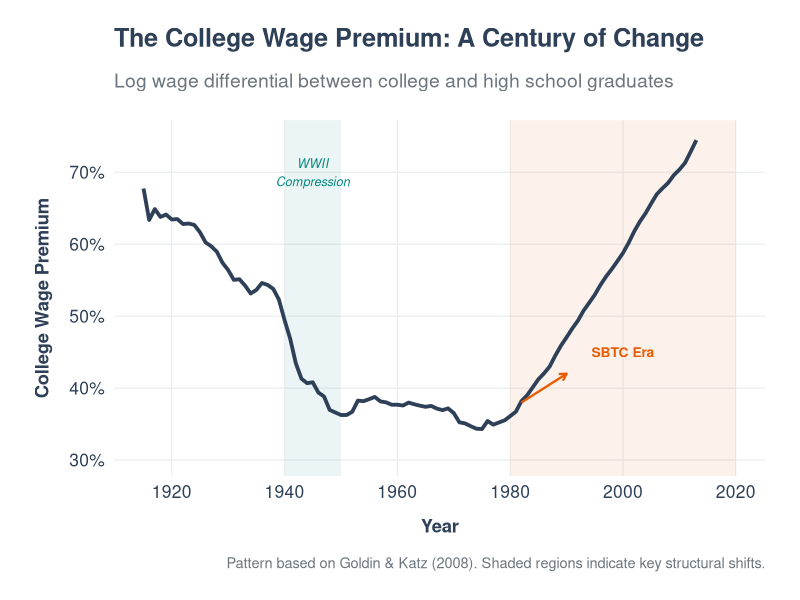
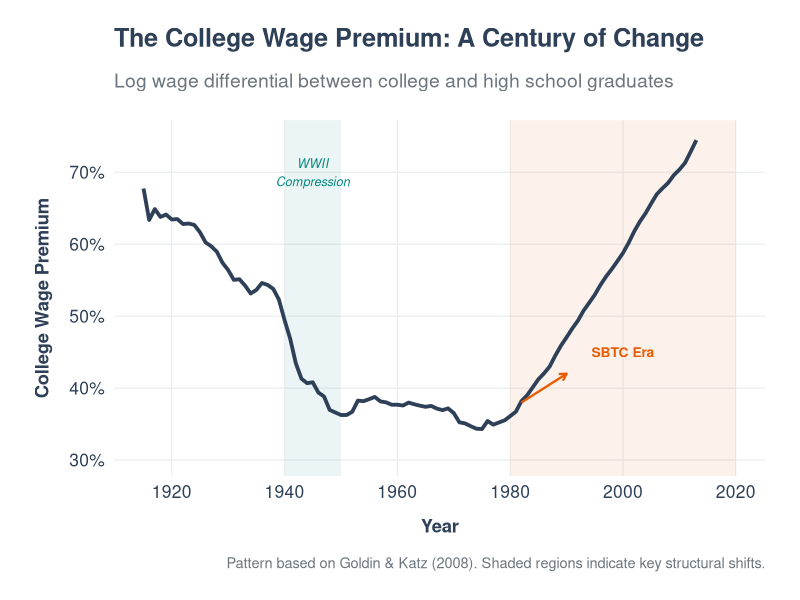
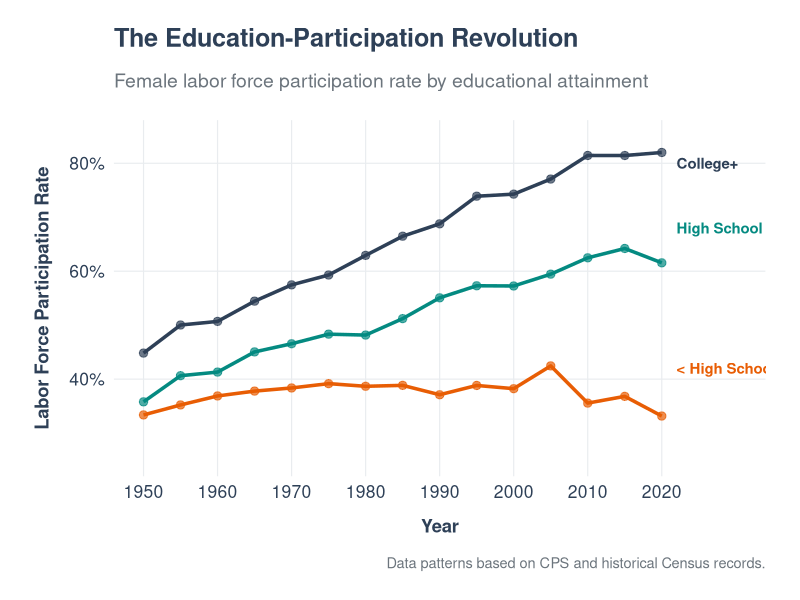
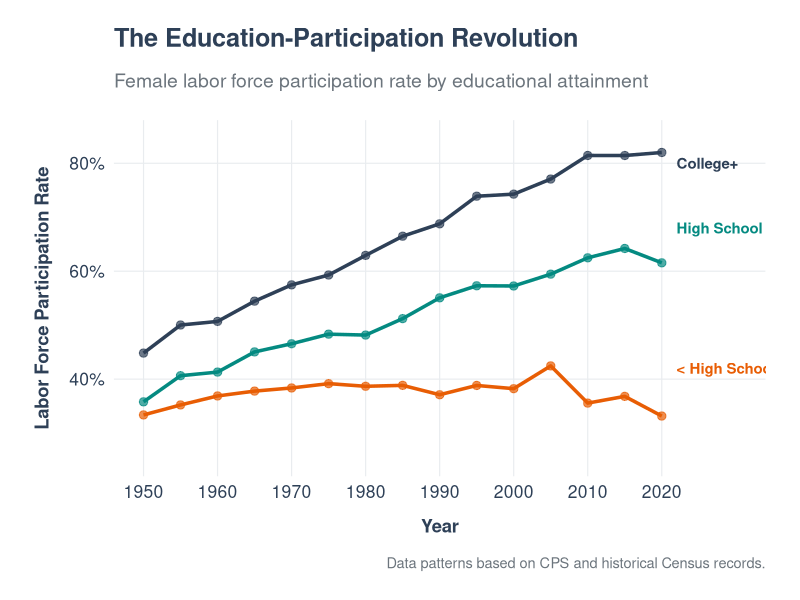
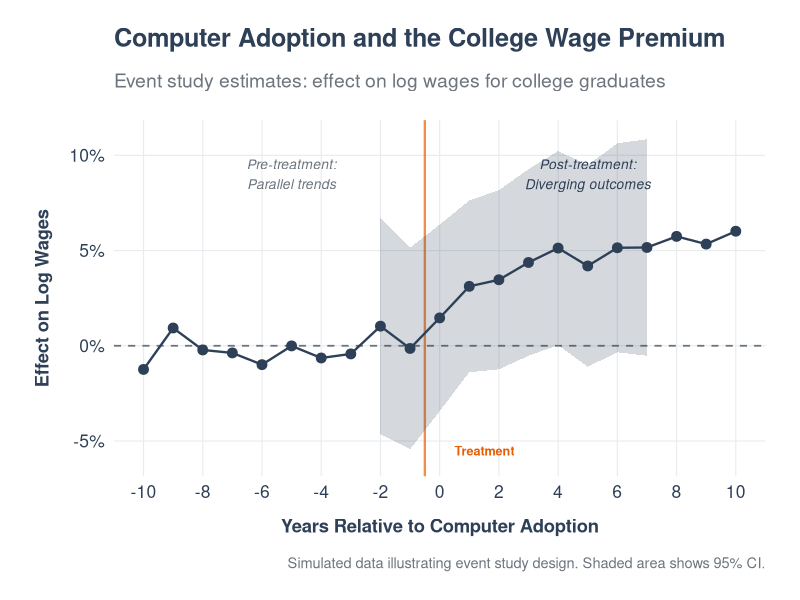
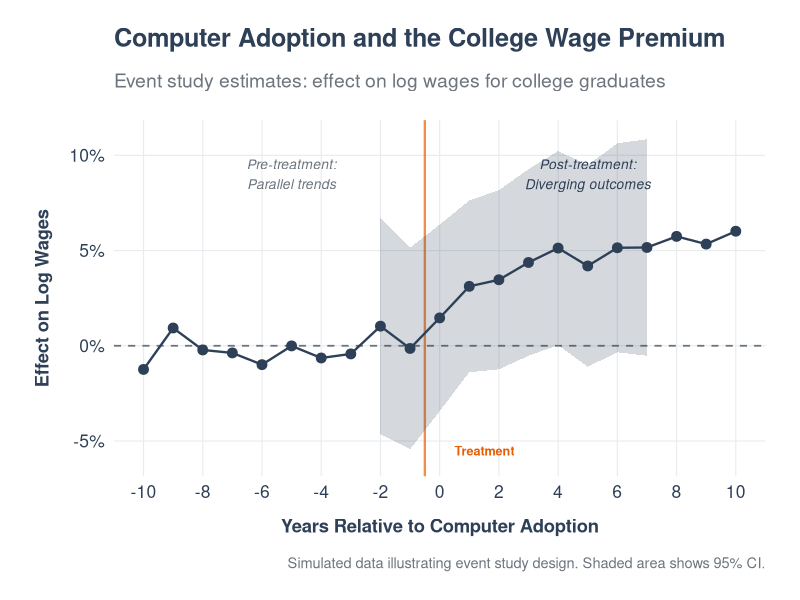
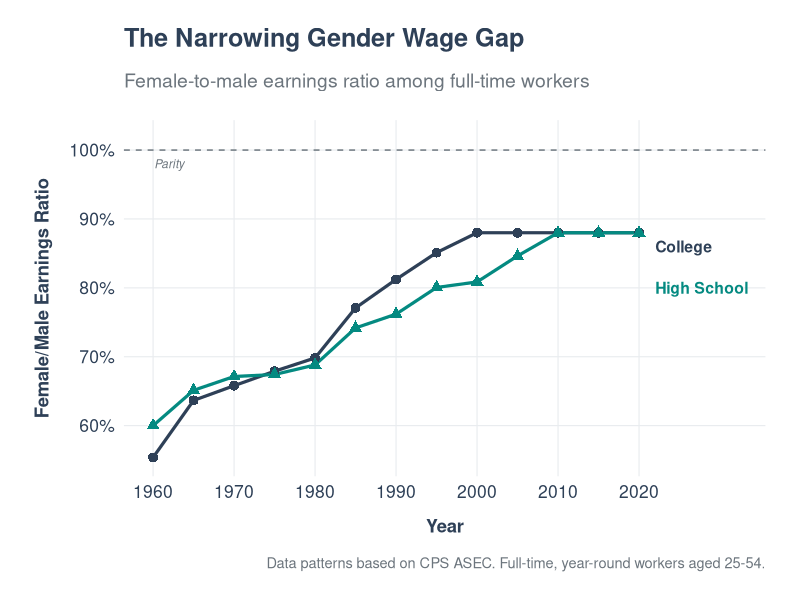
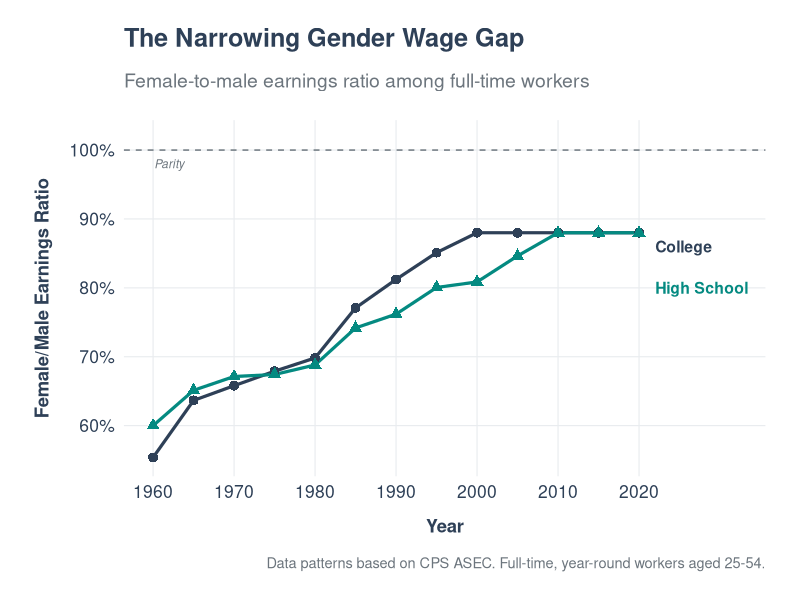

Recreate these plots in R, in order. (Note: this script raises an error after producing the figures.)
# =============================================================================
# Generate Figures for Rhetoric of Decks Presentation
# Data on Returns to Education and Skill-Biased Technological Change
# =============================================================================

library(ggplot2)
library(dplyr)
library(tidyr)
library(scales)

# Set seed for reproducibility
set.seed(42)

# Define a beautiful, professional color palette
palette_main <- c(
  "primary" = "#2E4057",      # Deep navy blue

"secondary" = "#048A81",    # Teal
  "accent" = "#E85D04",       # Warm orange
  "highlight" = "#9D4EDD",    # Purple
  "neutral" = "#6C757D",      # Gray
  "female" = "#D62828",       # Deep red
  "male" = "#003049",         # Dark blue
  "college" = "#2E4057",      # Navy
  "highschool" = "#048A81",   # Teal
  "lesshs" = "#E85D04"        # Orange
)

# Custom theme for all plots
theme_rhetoric <- function(base_size = 14) {
  theme_minimal(base_size = base_size) +
    theme(
      text = element_text(color = "#2E4057"),
      plot.title = element_text(size = rel(1.3), face = "bold",
                                hjust = 0, margin = margin(b = 15)),
      plot.subtitle = element_text(size = rel(1.0), color = "#6C757D",
                                   hjust = 0, margin = margin(b = 20)),
      plot.caption = element_text(size = rel(0.75), color = "#6C757D",
                                  hjust = 1, margin = margin(t = 15)),
      axis.title = element_text(size = rel(0.95), face = "bold"),
      axis.title.x = element_text(margin = margin(t = 12)),
      axis.title.y = element_text(margin = margin(r = 12)),
      axis.text = element_text(size = rel(0.9), color = "#2E4057"),
      panel.grid.major = element_line(color = "#E9ECEF", linewidth = 0.4),
      panel.grid.minor = element_blank(),
      legend.position = "bottom",
      legend.title = element_text(face = "bold", size = rel(0.9)),
      legend.text = element_text(size = rel(0.85)),
      legend.key.width = unit(1.5, "cm"),
      plot.margin = margin(20, 25, 20, 25),
      plot.background = element_rect(fill = "white", color = NA),
      panel.background = element_rect(fill = "white", color = NA)
    )
}

# =============================================================================
# Figure 1: College Wage Premium Over Time (1915-2020)
# Based on Goldin & Katz data patterns
# =============================================================================

years <- 1915:2020
n <- length(years)

# Create realistic college wage premium pattern
# U-shaped pattern: high in early 20th century, compressed mid-century, rises again
college_premium <- numeric(n)
for (i in 1:n) {
  year <- years[i]
  if (year <= 1940) {
    # Early period: gradual decline from ~65% to ~45%
    college_premium[i] <- 0.65 - 0.005 * (year - 1915) + rnorm(1, 0, 0.02)
  } else if (year <= 1950) {
    # WWII compression
    college_premium[i] <- 0.45 - 0.01 * (year - 1940) + rnorm(1, 0, 0.02)
  } else if (year <= 1980) {
    # Post-war stability, slight decline
    college_premium[i] <- 0.40 - 0.002 * (year - 1950) + rnorm(1, 0, 0.015)
  } else {
    # SBTC era: rapid increase
    college_premium[i] <- 0.35 + 0.012 * (year - 1980) + rnorm(1, 0, 0.01)
  }
}

df_premium <- data.frame(
  year = years,
  premium = college_premium * 100  # Convert to percentage
)

# Smooth the data slightly
df_premium$premium_smooth <- stats::filter(df_premium$premium, rep(1/5, 5), sides = 2)
df_premium$premium_smooth[is.na(df_premium$premium_smooth)] <- df_premium$premium[is.na(df_premium$premium_smooth)]

p1 <- ggplot(df_premium, aes(x = year, y = premium_smooth)) +
  # Add shaded regions for key periods
  annotate("rect", xmin = 1980, xmax = 2020, ymin = -Inf, ymax = Inf,
           fill = "#E85D04", alpha = 0.08) +
  annotate("rect", xmin = 1940, xmax = 1950, ymin = -Inf, ymax = Inf,
           fill = "#048A81", alpha = 0.08) +
  # Main line
  geom_line(linewidth = 1.3, color = palette_main["primary"]) +
  # Key annotations
  annotate("text", x = 1945, y = 70, label = "WWII\nCompression",
           size = 3.2, color = "#048A81", fontface = "italic", hjust = 0.5) +
  annotate("text", x = 2000, y = 45, label = "SBTC Era",
           size = 3.5, color = "#E85D04", fontface = "bold", hjust = 0.5) +
  # Arrow pointing to the rise
  annotate("segment", x = 1982, xend = 1990, y = 38, yend = 42,
           arrow = arrow(length = unit(0.2, "cm")), color = "#E85D04", linewidth = 0.8) +
  scale_x_continuous(breaks = seq(1920, 2020, 20), limits = c(1915, 2020)) +
  scale_y_continuous(labels = function(x) paste0(round(x), "%"),
                     limits = c(30, 75)) +
  labs(
    title = "The College Wage Premium: A Century of Change",
    subtitle = "Log wage differential between college and high school graduates",
    x = "Year",
    y = "College Wage Premium",
    caption = "Pattern based on Goldin & Katz (2008). Shaded regions indicate key structural shifts."
  ) +
  theme_rhetoric()

ggsave("figures/fig1_college_premium.pdf", p1, width = 10, height = 6.5)
ggsave("figures/fig1_college_premium.png", p1, width = 10, height = 6.5, dpi = 300)

# =============================================================================
# Figure 2: Gender Gap in Labor Force Participation by Education
# =============================================================================

years2 <- seq(1950, 2020, 5)

# Female LFP by education (increasing over time, faster for more educated)
lfp_data <- data.frame(
  year = rep(years2, 3),
  education = rep(c("Less than High School", "High School", "College+"), each = length(years2)),
  female_lfp = c(
    # Less than HS: slower increase, plateaus
    34 + 0.3 * (years2 - 1950) - 0.004 * (years2 - 1950)^2 + rnorm(length(years2), 0, 1.5),
    # High School: moderate increase
    38 + 0.5 * (years2 - 1950) - 0.002 * (years2 - 1950)^2 + rnorm(length(years2), 0, 1.5),
    # College+: strong increase
    45 + 0.65 * (years2 - 1950) - 0.001 * (years2 - 1950)^2 + rnorm(length(years2), 0, 1.5)
  )
)

# Cap at realistic values
lfp_data$female_lfp <- pmin(pmax(lfp_data$female_lfp, 25), 82)

# Set factor levels for proper ordering
lfp_data$education <- factor(lfp_data$education,
                             levels = c("College+", "High School", "Less than High School"))

p2 <- ggplot(lfp_data, aes(x = year, y = female_lfp, color = education)) +
  geom_line(linewidth = 1.2) +
  geom_point(size = 2.5, alpha = 0.7) +
  # Direct labels instead of legend
  annotate("text", x = 2022, y = 80, label = "College+",
           color = "#2E4057", fontface = "bold", hjust = 0, size = 3.8) +
  annotate("text", x = 2022, y = 68, label = "High School",
           color = "#048A81", fontface = "bold", hjust = 0, size = 3.8) +
  annotate("text", x = 2022, y = 42, label = "< High School",
           color = "#E85D04", fontface = "bold", hjust = 0, size = 3.8) +
  scale_color_manual(values = c("College+" = "#2E4057",
                                "High School" = "#048A81",
                                "Less than High School" = "#E85D04")) +
  scale_x_continuous(breaks = seq(1950, 2020, 10), limits = c(1950, 2030)) +
  scale_y_continuous(labels = function(x) paste0(x, "%"), limits = c(25, 85)) +
  labs(
    title = "The Education-Participation Revolution",
    subtitle = "Female labor force participation rate by educational attainment",
    x = "Year",
    y = "Labor Force Participation Rate",
    caption = "Data patterns based on CPS and historical Census records."
  ) +
  theme_rhetoric() +
  theme(legend.position = "none")

ggsave("figures/fig2_lfp_education.pdf", p2, width = 10, height = 6.5)
ggsave("figures/fig2_lfp_education.png", p2, width = 10, height = 6.5, dpi = 300)

# =============================================================================
# Figure 3: Event Study - Effect of Computer Adoption on Wages
# Simulated policy/technology shock event study
# =============================================================================

# Event time from -10 to +10 years
event_time <- -10:10
n_event <- length(event_time)

# Pre-treatment: flat around zero
# Post-treatment: gradual increase
event_effects <- numeric(n_event)
event_se <- numeric(n_event)

for (i in 1:n_event) {
  t <- event_time[i]
  if (t < 0) {
    # Pre-treatment: should be near zero (parallel trends)
    event_effects[i] <- rnorm(1, 0, 0.008)
    event_se[i] <- 0.025 + abs(t) * 0.002
  } else if (t == 0) {
    # Treatment year
    event_effects[i] <- 0.02 + rnorm(1, 0, 0.005)
    event_se[i] <- 0.025
  } else {
    # Post-treatment: gradual increase, then leveling
    event_effects[i] <- 0.02 + 0.015 * log(t + 1) + rnorm(1, 0, 0.005)
    event_se[i] <- 0.022 + t * 0.001
  }
}

df_event <- data.frame(
  event_time = event_time,
  effect = event_effects,
  se = event_se,
  ci_lower = event_effects - 1.96 * event_se,
  ci_upper = event_effects + 1.96 * event_se
)

p3 <- ggplot(df_event, aes(x = event_time, y = effect)) +
  # Zero reference line
  geom_hline(yintercept = 0, linetype = "dashed", color = "#6C757D", linewidth = 0.6) +
  # Treatment time indicator
  geom_vline(xintercept = -0.5, linetype = "solid", color = "#E85D04", linewidth = 0.8, alpha = 0.7) +
  # Confidence interval ribbon
  geom_ribbon(aes(ymin = ci_lower, ymax = ci_upper), fill = palette_main["primary"], alpha = 0.2) +
  # Point estimates
  geom_point(size = 3, color = palette_main["primary"]) +
  geom_line(linewidth = 0.8, color = palette_main["primary"]) +
  # Annotations
  annotate("text", x = -5, y = 0.09, label = "Pre-treatment:\nParallel trends",
           size = 3.5, color = "#6C757D", fontface = "italic") +
  annotate("text", x = 5, y = 0.09, label = "Post-treatment:\nDiverging outcomes",
           size = 3.5, color = palette_main["primary"], fontface = "italic") +
  annotate("text", x = 0.5, y = -0.055, label = "Treatment",
           size = 3.2, color = "#E85D04", fontface = "bold", hjust = 0) +
  scale_x_continuous(breaks = seq(-10, 10, 2)) +
  scale_y_continuous(labels = function(x) paste0(round(x * 100, 1), "%"),
                     limits = c(-0.06, 0.11)) +
  labs(
    title = "Computer Adoption and the College Wage Premium",
    subtitle = "Event study estimates: effect on log wages for college graduates",
    x = "Years Relative to Computer Adoption",
    y = "Effect on Log Wages",
    caption = "Simulated data illustrating event study design. Shaded area shows 95% CI."
  ) +
  theme_rhetoric()

ggsave("figures/fig3_event_study.pdf", p3, width = 10, height = 6.5)
ggsave("figures/fig3_event_study.png", p3, width = 10, height = 6.5, dpi = 300)

# =============================================================================
# Figure 4: Gender Wage Gap Over Time by Education
# =============================================================================

years3 <- seq(1960, 2020, 5)

# Female/Male earnings ratio (increasing over time)
wage_gap_data <- data.frame(
  year = rep(years3, 2),
  education = rep(c("College", "High School"), each = length(years3)),
  ratio = c(
    # College: starts lower, converges faster
    0.58 + 0.006 * (years3 - 1960) + 0.00005 * (years3 - 1960)^2 + rnorm(length(years3), 0, 0.015),
    # High School: starts higher, slower convergence
    0.62 + 0.004 * (years3 - 1960) + 0.00003 * (years3 - 1960)^2 + rnorm(length(years3), 0, 0.015)
  )
)

wage_gap_data$ratio <- pmin(wage_gap_data$ratio, 0.88)

p4 <- ggplot(wage_gap_data, aes(x = year, y = ratio, color = education, shape = education)) +
  # Reference line at parity
  geom_hline(yintercept = 1, linetype = "dashed", color = "#6C757D", linewidth = 0.5) +
  annotate("text", x = 1962, y = 0.98, label = "Parity", size = 3, color = "#6C757D", fontface = "italic") +
  # Data
  geom_line(linewidth = 1.1) +
  geom_point(size = 3) +
  # Direct labels
  annotate("text", x = 2022, y = 0.86, label = "College",
           color = "#2E4057", fontface = "bold", hjust = 0, size = 4) +
  annotate("text", x = 2022, y = 0.80, label = "High School",
           color = "#048A81", fontface = "bold", hjust = 0, size = 4) +
  scale_color_manual(values = c("College" = "#2E4057",
                                "High School" = "#048A81")) +
  scale_shape_manual(values = c("College" = 16, "High School" = 17)) +
  scale_x_continuous(breaks = seq(1960, 2020, 10), limits = c(1960, 2032)) +
  scale_y_continuous(labels = percent_format(accuracy = 1), limits = c(0.55, 1.02)) +
  labs(
    title = "The Narrowing Gender Wage Gap",
    subtitle = "Female-to-male earnings ratio among full-time workers",
    x = "Year",
    y = "Female/Male Earnings Ratio",
    caption = "Data patterns based on CPS ASEC. Full-time, year-round workers aged 25-54."
  ) +
  theme_rhetoric() +
  theme(legend.position = "none")

ggsave("figures/fig4_gender_gap.pdf", p4, width = 10, height = 6.5)
ggsave("figures/fig4_gender_gap.png", p4, width = 10, height = 6.5, dpi = 300)

# =============================================================================
# Figure 5: Skill Premium Decomposition (Supply vs Demand)
# =============================================================================

years4 <- 1965:2020

# Create supply and demand indices
supply_index <- numeric(length(years4))
demand_index <- numeric(length(years4))

for (i in seq_along(years4)) {
  yr <- years4[i]
  # Supply of college workers: steady increase
  supply_index[i] <- 100 + 2.5 * (yr - 1965) + rnorm(1, 0, 2)

  # Demand: accelerates after 1980
  if (yr <= 1980) {
    demand_index[i] <- 100 + 2.0 * (yr - 1965) + rnorm(1, 0, 2)
  } else {
    demand_index[i] <- 100 + 2.0 * 15 + 3.5 * (yr - 1980) + rnorm(1, 0, 2)
  }
}

df_supply_demand <- data.frame(
  year = rep(years4, 2),
  type = rep(c("Supply of College Workers", "Demand for College Workers"), each = length(years4)),
  index = c(supply_index, demand_index)
)

p5 <- ggplot(df_supply_demand, aes(x = year, y = index, color = type, linetype = type)) +
  # Annotation for divergence
  annotate("rect", xmin = 1980, xmax = 2020, ymin = -Inf, ymax = Inf,
           fill = "#E85D04", alpha = 0.05) +
  geom_line(linewidth = 1.2) +
  # Direct labels
  annotate("text", x = 2000, y = 260, label = "Demand\n(Accelerating)",
           color = "#E85D04", fontface = "bold", size = 3.8) +
  annotate("text", x = 2005, y = 200, label = "Supply\n(Steady)",
           color = "#048A81", fontface = "bold", size = 3.8) +
  annotate("text", x = 1990, y = 100, label = "SBTC Era:\nDemand outpaces supply",
           color = "#E85D04", fontface = "italic", size = 3.2) +
  scale_color_manual(values = c("Supply of College Workers" = "#048A81",
                                "Demand for College Workers" = "#E85D04")) +
  scale_linetype_manual(values = c("Supply of College Workers" = "solid",
                                   "Demand for College Workers" = "solid")) +
  scale_x_continuous(breaks = seq(1970, 2020, 10)) +
  scale_y_continuous(limits = c(90, 280)) +
  labs(
    title = "The Race Between Education and Technology",
    subtitle = "Index of relative supply and demand for college-educated workers (1965 = 100)",
    x = "Year",
    y = "Index (1965 = 100)",
    caption = "Conceptual illustration based on Goldin & Katz (2008) framework."
  ) +
  theme_rhetoric() +
  theme(legend.position = "none")

ggsave("figures/fig5_supply_demand.pdf", p5, width = 10, height = 6.5)
ggsave("figures/fig5_supply_demand.png", p5, width = 10, height = 6.5, dpi = 300)

# =============================================================================
# Figure 6: Bad vs Good Visualization Example (for the deck itself)
# This creates a "bad" cluttered chart as a teaching example
# =============================================================================

# Create sample data
bad_data <- data.frame(
  category = c("Q1", "Q2", "Q3", "Q4"),
  value2018 = c(45, 52, 48, 61),
  value2019 = c(48, 55, 51, 65),
  value2020 = c(43, 49, 47, 58),
  value2021 = c(52, 61, 55, 72),
  value2022 = c(58, 68, 62, 78)
)

# Bad version with default settings, 3D-like effects, etc.
bad_long <- bad_data %>%
  pivot_longer(cols = -category, names_to = "year", values_to = "value") %>%
  mutate(year = gsub("value", "", year))

p_bad <- ggplot(bad_long, aes(x = category, y = value, fill = year)) +
  geom_bar(stat = "identity", position = "dodge") +
  scale_fill_manual(values = c("2018" = "#FF0000", "2019" = "#00FF00",
                               "2020" = "#0000FF", "2021" = "#FFFF00", "2022" = "#FF00FF")) +
  labs(title = "QUARTERLY PERFORMANCE DATA 2018-2022",
       x = "QUARTER", y = "VALUE") +
  theme_gray() +
  theme(
    plot.title = element_text(size = 10, face = "bold"),
    legend.position = "right",
    panel.grid = element_line(color = "gray30"),
    axis.text = element_text(size = 8)
  )

ggsave("figures/fig6_bad_chart.pdf", p_bad, width = 8, height = 5)
ggsave("figures/fig6_bad_chart.png", p_bad, width = 8, height = 5, dpi = 300)

# Good version: focused, clean, direct labels
good_data <- data.frame(
  year = 2018:2022,
  q4_value = c(61, 65, 58, 72, 78)
)

p_good <- ggplot(good_data, aes(x = year, y = q4_value)) +
  geom_line(linewidth = 1.3, color = palette_main["primary"]) +
  geom_point(size = 4, color = palette_main["primary"]) +
  geom_point(data = good_data %>% filter(year == 2022),
             size = 5, color = palette_main["accent"]) +
  annotate("text", x = 2022.15, y = 78, label = "78",
           fontface = "bold", color = palette_main["accent"], hjust = 0, size = 5) +
  scale_x_continuous(breaks = 2018:2022) +
  scale_y_continuous(limits = c(50, 85)) +
  labs(
    title = "Q4 Performance: 28% Growth Over 5 Years",
    x = NULL,
    y = "Performance Index"
  ) +
  theme_rhetoric() +
  theme(panel.grid.major.x = element_blank())

ggsave("figures/fig6_good_chart.pdf", p_good, width = 8, height = 5)
ggsave("figures/fig6_good_chart.png", p_good, width = 8, height = 5, dpi = 300)

# =============================================================================
# Create regression output data for the deck
# =============================================================================

# Simulated regression results
reg_results <- data.frame(
  variable = c("College Degree", "Female", "College × Female",
               "Experience", "Experience²/100", "Urban", "Constant"),
  coef = c(0.482, -0.215, 0.067, 0.038, -0.065, 0.124, 1.847),
  se = c(0.023, 0.018, 0.031, 0.003, 0.008, 0.015, 0.042),
  stringsAsFactors = FALSE
)

reg_results$t_stat <- reg_results$coef / reg_results$se
reg_results$stars <- ifelse(abs(reg_results$t_stat) > 2.576, "***",
                            ifelse(abs(reg_results$t_stat) > 1.96, "**",
                                   ifelse(abs(reg_results$t_stat) > 1.645, "*", "")))

write.csv(reg_results, "figures/regression_results.csv", row.names = FALSE)

# =============================================================================
# Print completion message
# =============================================================================

cat("\n========================================\n")
cat("All figures generated successfully!\n")
cat("========================================\n")
cat("\nFiles created in figures/ directory:\n")
cat("  - fig1_college_premium.pdf/png\n")
cat("  - fig2_lfp_education.pdf/png\n")
cat("  - fig3_event_study.pdf/png\n")
cat("  - fig4_gender_gap.pdf/png\n")
cat("  - fig5_supply_demand.pdf/png\n")
cat("  - fig6_bad_chart.pdf/png\n")
cat("  - fig6_good_chart.pdf/png\n")
cat("  - regression_results.csv\n")
cat("\n")
